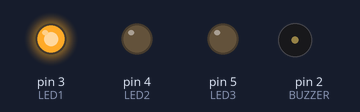
Bench run of a sketch on a simulated Arduino Uno, built with avr-gcc and run on an emulated ATmega328P. Parts: output pins drawn as LEDs (lit = HIGH), buzzer (waves = sounding, pin HIGH).

Above: at 0.5 s.
At 1.5 s:
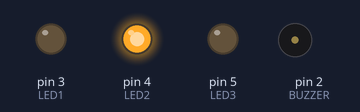
At 2.5 s:
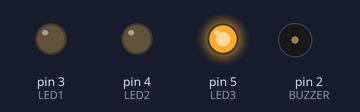
At 3.5 s:
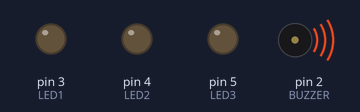
Timing chart, 0 to 5.2 s (numbered marks = the images above):
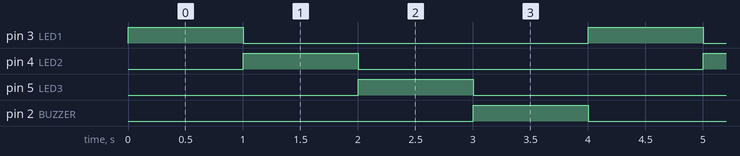

The sketch:

led_y_buzzer.ino
```cpp
// C++ code
//
#define LED1 3
#define LED2 4
#define LED3 5
#define BUZZER 2
void setup()
{
  pinMode(LED1, OUTPUT);
  pinMode(LED2, OUTPUT);
  pinMode(LED3, OUTPUT);
  pinMode(BUZZER, OUTPUT);
}

void loop()
{
  digitalWrite(LED1, HIGH);
  digitalWrite(LED2, LOW);
  digitalWrite(LED3, LOW);
  digitalWrite(BUZZER, LOW);
  delay(1000);
  digitalWrite(LED1, LOW);
  digitalWrite(LED2, HIGH);
  digitalWrite(LED3, LOW);
  digitalWrite(BUZZER, LOW);
  delay(1000);
  digitalWrite(LED1, LOW);
  digitalWrite(LED2, LOW);
  digitalWrite(LED3, HIGH);
  digitalWrite(BUZZER, LOW);
  delay(1000);
  digitalWrite(LED1, LOW);
  digitalWrite(LED2, LOW);
  digitalWrite(LED3, LOW);
  digitalWrite(BUZZER, HIGH);
  delay(1000);
}
```

Measured:
- by itself, pin 3 (LED1), pin 4 (LED2), pin 5 (LED3), pin 2 (BUZZER): alternates HIGH for 1.0 s and LOW for 3.0 s
- by itself, everything shown: repeats every 4.0 s, in 4 steps
